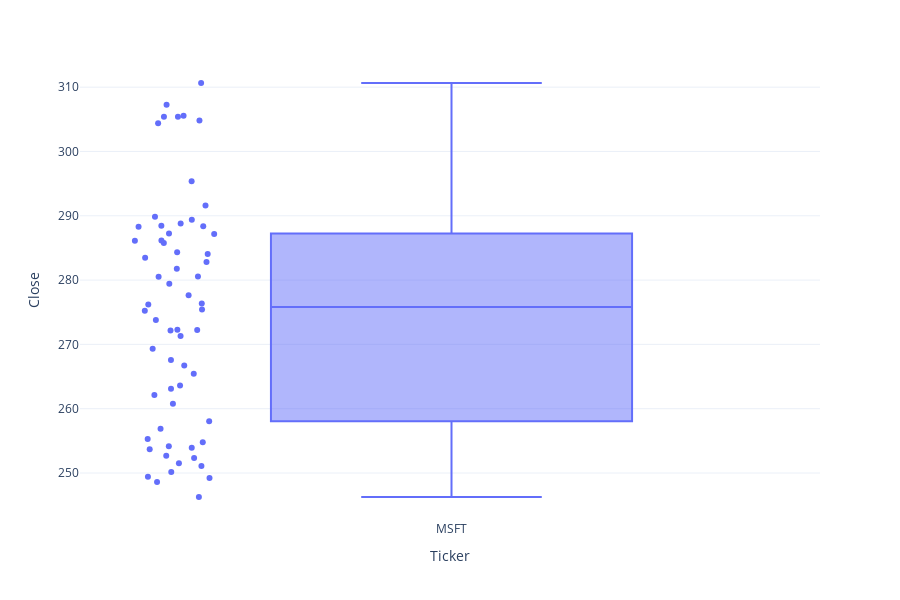

The notebook cell this image was saved under:
### Code cell
px.box(data_frame=stocks_dataset[stocks_dataset['Ticker'] == 'MSFT'], 
       x='Ticker', y='Close', points='all', height=600)

### Figure 1 — Plotly figure (JSON) as saved in the notebook; plotly's stock layout.template omitted (floating-point values rounded to 4 significant figures)
{"data": [{"alignmentgroup": "True", "boxpoints": "all", "hovertemplate": "Ticker=%{x}<br>Close=%{y}<extra></extra>", "legendgroup": "", "marker": {"color": "#636efa"}, "name": "", "notched": false, "offsetgroup": "", "orientation": "v", "showlegend": false, "type": "box", "x": ["MSFT", "MSFT", "MSFT", "MSFT", "MSFT", "MSFT", "MSFT", "MSFT", "MSFT", "MSFT", "MSFT", "MSFT", "MSFT", "MSFT", "MSFT", "MSFT", "MSFT", "MSFT", "MSFT", "MSFT", "MSFT", "MSFT", "MSFT", "MSFT", "MSFT", "MSFT", "MSFT", "MSFT", "MSFT", "MSFT", "MSFT", "MSFT", "MSFT", "MSFT", "MSFT", "MSFT", "MSFT", "MSFT", "MSFT", "MSFT", "MSFT", "MSFT", "MSFT", "MSFT", "MSFT", "MSFT", "MSFT", "MSFT", "MSFT", "MSFT", "MSFT", "MSFT", "MSFT", "MSFT", "MSFT", "MSFT", "MSFT", "MSFT", "MSFT", "MSFT", "MSFT", "MSFT"], "x0": " ", "xaxis": "x", "y": [267.6, 266.7, 263.6, 263.1, 271.3, 272.2, 269.3, 262.1, 258.1, 252.7, 251.5, 254.8, 249.2, 250.2, 249.4, 246.3, 251.1, 255.3, 256.9, 254.1, 253.7, 252.3, 248.6, 253.9, 260.8, 265.4, 276.2, 279.4, 272.2, 273.8, 272.3, 277.7, 280.6, 276.4, 275.2, 280.5, 284.0, 288.3, 287.2, 287.2, 284.3, 291.6, 289.4, 282.8, 283.5, 289.8, 286.1, 288.8, 288.4, 288.5, 286.1, 285.8, 281.8, 275.4, 295.4, 304.8, 307.3, 305.6, 305.4, 304.4, 305.4, 310.6], "y0": " ", "yaxis": "y"}], "layout": {"boxmode": "group", "height": 600, "legend": {"tracegroupgap": 0}, "margin": {"t": 60}, "xaxis": {"anchor": "y", "domain": [0, 1], "title": {"text": "Ticker"}}, "yaxis": {"anchor": "x", "domain": [0, 1], "title": {"text": "Close"}}}}
